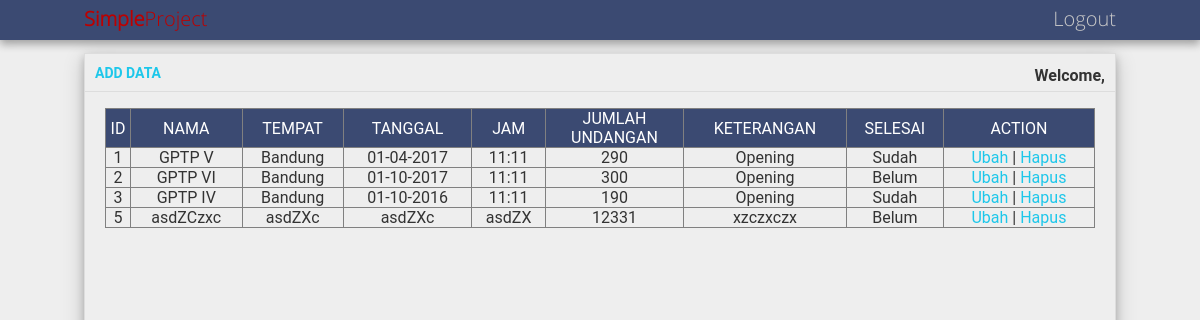
The app's page /home.php with its own data.
### tables this page shows
CREATE TABLE `simple_data` (
  `id` int(11) NOT NULL,
  `nama` varchar(128) NOT NULL,
  `tempat` varchar(64) NOT NULL,
  `tanggal` varchar(10) NOT NULL,
  `jam` varchar(5) NOT NULL,
  `jumlah` int(5) NOT NULL,
  `keterangan` text NOT NULL,
  `isDone` int(1) NOT NULL
);

### controllers/read.php (the view)
<?php
	require("database.php");
	$results = mysqli_query($conDB,"SELECT * FROM simple_data");
	while($row = $results->fetch_array()) {
		if($row['isDone'] == 1){
			$isDone = "Sudah";
		}else{
			$isDone = "Belum";
		}
		echo '<tr>
			<td align="center" valign="middle">'.$row['id'].'</td>
			<td align="center" valign="middle">'.$row['nama'].'</td>
			<td align="center" valign="middle">'.$row['tempat'].'</td>
			<td align="center" valign="middle">'.$row['tanggal'].'</td>
			<td align="center" valign="middle">'.$row['jam'].'</td>
			<td align="center" valign="middle">'.$row['jumlah'].'</td>
			<td align="center" valign="middle">'.$row['keterangan'].'</td>
			<td align="center" valign="middle">'.$isDone.'</td>
			<td align="center" valign="middle"><a href="home.php?ubah='.$row['id'].'" style="text-decoration: none;">Ubah</a> | <a href="controllers/delete.php?id='.$row['id'].'"  style="text-decoration: none;">Hapus</a></td>
		</tr>';
	}
?>

### home.php (shortened to what this page needs)
<html>
	<head>
		<link rel="stylesheet" href="assets/css/bootstrap.min.css">
		<link rel="stylesheet" href="assets/css/simple.css">
		<link href="assets/css/animate.min.css" rel="stylesheet"/>
		<link href="assets/css/light-bootstrap-dashboard.css" rel="stylesheet"/>
	</head>
	<body>
		<div class="header-utama">
			<div class="project-name">
				<strong>Simple</strong>Project
				<a href="logout.php" class="logout">Logout</a>
			</div>
		</div>
		<div class="main-content">
			<div class="header-content">
				<a href="home.php?status=1"><strong>ADD DATA</strong></a>
				<p style="float: right; padding-right: 10px;"><strong>Welcome, <?php echo $_SESSION['nama']; ?></strong></p>
			</div>
			<div class="content-view">
				<table width="100%" border="1px">
					<thead style="color: #fff; background-color: rgba(40,57,101,.9);">
						<td align="center" valign="middle">ID</td>
						<td align="center" valign="middle">NAMA</td>
						<td align="center" valign="middle">TEMPAT</td>
						<td align="center" valign="middle">TANGGAL</td>
						<td align="center" valign="middle">JAM</td>
						<td align="center" valign="middle">JUMLAH<br>UNDANGAN</td>
						<td align="center" valign="middle">KETERANGAN</td>
						<td align="center" valign="middle">SELESAI</td>
						<td align="center" valign="middle">ACTION</td>
					</thead>
					<tbody>
						<?php include("controllers/read.php"); ?>
					</tbody>
				</table>
			</div>
		</div>
	</body>
</html>

### assets/css/simple.css (style rules this page uses)
body { background-color: #eeeeee; font-family: 'Open Sans', Sans Serif; }
.header-utama { height: 40px; position:relative; background-color: rgba(40,57,101,.9); box-shadow: 0 4px 8px 0 rgba(0, 0, 0, 0.2), 0 3px 10px 0 rgba(0, 0, 0, 0.19); font-family: 'Open Sans'; }
.project-name { font-size: 20px; font-family: 'Open Sans'; padding-left: 7%; padding-top: 5px; padding-right: 7%; color: #c8c8c8; font-family: 'Open Sans'; }
.logout { float: right; text-decoration: none; color: #c8c8c8; font-family: 'Open Sans'; }
.main-content { margin-top: 13px; margin-left: 7%; margin-right: 7%; border: solid 1px #ddd; height: 730px; box-shadow: 0 4px 8px 0 rgba(0, 0, 0, 0.2), 0 6px 20px 0 rgba(0, 0, 0, 0.19); font-family: 'Open Sans'; }
.header-content { height: 38px; padding-top: 10px; padding-left: 10px; border-bottom: solid 1px #ddd; font-family: 'Open Sans'; }
.content-view { padding: 10px 20px 10px 20px; width: 100%; height: 670px; overflow: auto; font-family: 'Open Sans'; }

### records on screen
simple_data: id "1", nama "GPTP V", tempat "Bandung", tanggal "01-04-2017", jam "11:11", jumlah "290", keterangan "Opening", isDone "Sudah"
simple_data: id "2", nama "GPTP VI", tempat "Bandung", tanggal "01-10-2017", jam "11:11", jumlah "300", keterangan "Opening", isDone "Belum"
simple_data: id "3", nama "GPTP IV", tempat "Bandung", tanggal "01-10-2016", jam "11:11", jumlah "190", keterangan "Opening", isDone "Sudah"
simple_data: id "5", nama "asdZCzxc", tempat "asdZXc", tanggal "asdZXc", jam "asdZX", jumlah "12331", keterangan "xzczxczx", isDone "Belum"
